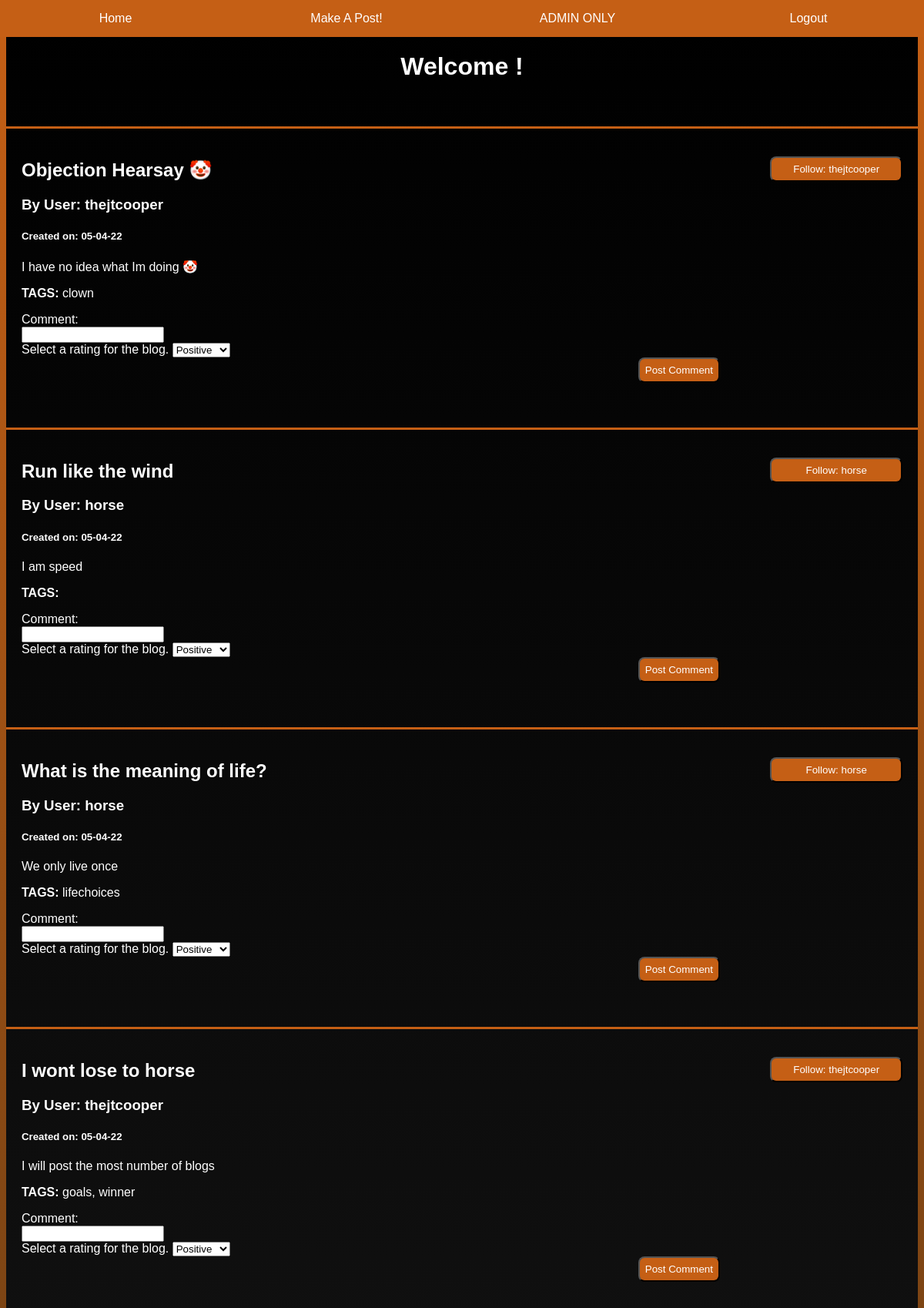
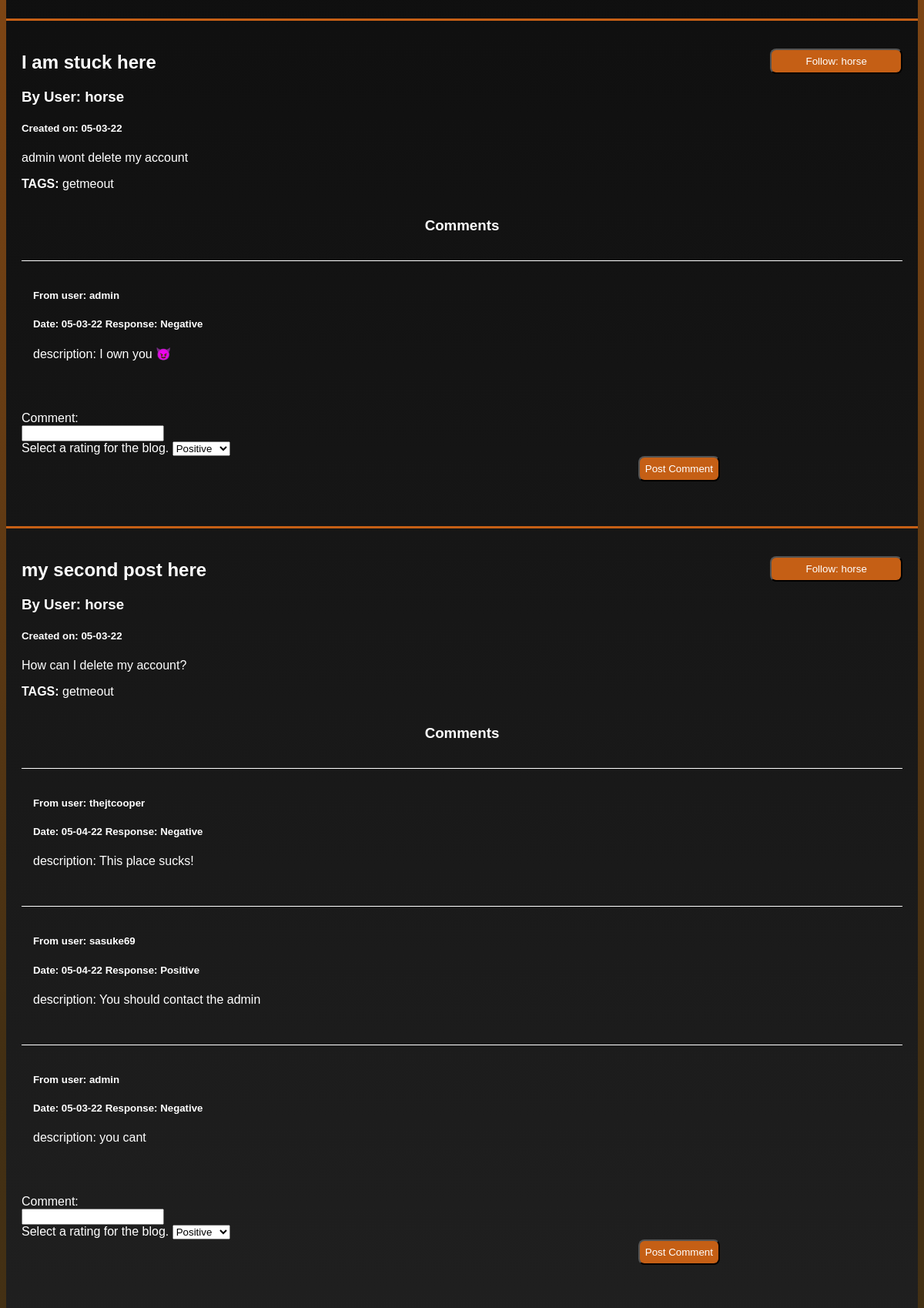
The page /loggedin.php (upper part) on the database its author committed (2 pictures, top to bottom).
### tables this page shows
CREATE TABLE `blog` (
  `blogID` int NOT NULL AUTO_INCREMENT,
  `username` varchar(45) NOT NULL,
  `subject` varchar(125) NOT NULL,
  `description` varchar(250) NOT NULL,
  `p_date` varchar(45) NOT NULL,
  PRIMARY KEY (`blogID`),
  UNIQUE KEY `blogID_UNIQUE` (`blogID`),
  KEY `username_idx` (`username`),
  CONSTRAINT `blog_username` FOREIGN KEY (`username`) REFERENCES `user` (`username`) ON DELETE CASCADE ON UPDATE CASCADE
);

CREATE TABLE `tag` (
  `tagID` int NOT NULL AUTO_INCREMENT,
  `tag` varchar(45) NOT NULL,
  PRIMARY KEY (`tagID`),
  UNIQUE KEY `tagID_UNIQUE` (`tagID`)
);

CREATE TABLE `comment` (
  `commentID` int NOT NULL AUTO_INCREMENT,
  `username` varchar(45) NOT NULL,
  `description` varchar(250) NOT NULL,
  `sentiment` varchar(45) NOT NULL,
  `c_date` varchar(45) NOT NULL,
  `blogID` int NOT NULL,
  PRIMARY KEY (`commentID`),
  UNIQUE KEY `commentID_UNIQUE` (`commentID`),
  KEY `user_username_idx` (`username`),
  KEY `comment_blogID_idx` (`blogID`),
  CONSTRAINT `comment_blogID` FOREIGN KEY (`blogID`) REFERENCES `blog` (`blogID`) ON DELETE CASCADE ON UPDATE CASCADE,
  CONSTRAINT `comment_username` FOREIGN KEY (`username`) REFERENCES `user` (`username`) ON DELETE CASCADE ON UPDATE CASCADE
);

### loggedin.php (the view, shortened to what this page needs)
<html>
    <head>
        <link rel = "stylesheet" type = "text/css" href = "style.css">
        <nav class="display">
            <a href="loggedin.php" class="navhead">Home</a>
            <a href="newPost.php" class="navhead">Make A Post!</a>
            <a href="functions.php" class="navhead">ADMIN ONLY</a>
            <a href="index.php" class="navhead">Logout</a>
        </nav>
    </head>
    <body>
    <h1 style="padding-top:60px;padding-bottom:0;"><center>Welcome <?php
        ?>! </center></h1>
    <?php
        $host = "127.0.0.1:3308";
        $user = "user";
        $password = "pass";
        $db_name = "comp440project";
        $con = mysqli_connect($host, $user, $password, $db_name);
        $sql="SELECT * FROM blog ORDER BY blogID DESC";
        $result = mysqli_query($con, $sql);
        echo "<br>";
        echo "<table border='1'>";
        while ($row = mysqli_fetch_assoc($result)) {
            $sqlTagBlog="SELECT tag FROM tag WHERE tagID in
            (SELECT tagID from tag_blog WHERE ".$row['blogID']." = blogID)";
            $tagresult=mysqli_query($con,$sqlTagBlog);
            $tagrownum=mysqli_num_rows($tagresult);
            $tagcounter=1;
            $sqlcomm="SELECT * FROM comment WHERE ".$row['blogID']."= blogID";
            $commresult=mysqli_query($con,$sqlcomm);
            if($commresult)
                $totalcom=mysqli_num_rows($commresult);
            else
                $totalcom=0;
           echo("<div class='card'>");
           echo("<form method='post'><input type='hidden'  name='usertofollow' value=".$row['username']."/><input type='submit'class= 'follow-button' name='Follow' value='Follow: ".$row['username']."'>
           </form><h2>".$row['subject']."</h2>
                <h3>By User: ".$row['username']."</h3>
                <h5>Created on: ".$row['p_date']."</h5>
                <p>".$row['description']."</p><p><b>TAGS: </b>");
            while($tagrow=mysqli_fetch_assoc($tagresult)){
                if($tagcounter!=$tagrownum)
                    echo($tagrow['tag'].", ");
                else
                    echo($tagrow['tag']);
                $tagcounter++;
            }
            if($totalcom>=1){
            echo("<h3 class='comment-header' style='text-align:center;'>Comments</h3>");
            while($comrow=mysqli_fetch_assoc($commresult)){
                echo("<div class='comment'><h5>From user: ".$comrow['username']."</h5>
                <h5>Date: ".$comrow['c_date']."     Response: ".$comrow['sentiment']."</h5>
                <p>description: ".$comrow['description']."</p>
                </div><br>");
            }
        }
           echo("</p><form action=comment.php method = 'POST'>
                    <label for='comment'>Comment:</label><br>
                    <input type='text'  name='comments' ><br>
                    <label for='Rating'>Select a rating for the blog. </label>
                        <select  name='rating'>
                            <option value='Positive'>Positive</option>
                            <option value='Negative'>Negative</option>
                        </select>
                        <input type='hidden'  name='blogId' value=".$row['blogID']."/>
                    <input type =  'submit' id = 'btn' name= 'create' value = 'Post Comment' />
                </form>");
            echo "</div><br>";
        }
    ?>
    </body>
</html>

### style.css (style rules this page uses)
html { background: linear-gradient(#C55F15,#422F13,#553F1D); margin: 0; padding:0; height:100%; background-attachment: fixed; box-sizing:border-box; font-family: Arial, Helvetica, sans-serif; }
* { box-sizing: border-box; }
p,h1,h2,h3,h4,h5 { font-family: Arial, Helvetica, sans-serif; color:#fff; }
.navhead { background: #C55F15; color: #FFF; text-decoration: none; }
label { color:#fff; }
body { background: linear-gradient(#000000,#393939); background-attachment: fixed; }
#btn { color: #fff; background: #C55F15; padding: 7px; margin-left: 70%; border-radius: 8px; }
.display { text-align: center; font-family: Arial, Helvetica, sans-serif; overflow: hidden; position: fixed; font-size: 0; top:0; left:0; width:100%; }
.display a { padding: 15px; display: inline-block; width: 25%; font-size: 16px; }
.card { border-top: 3px solid #C55F15; padding: 20px; margin-top: 20px; }
.Comment-header { padding:15px; }
.comment { font-family: Arial, Helvetica, sans-serif; border-top: 1px solid #fff; padding: 15px; }
table, th, td { border:1px solid #C55F15; color: #fff; }
.follow-button { float: right; color: #fff; background: #C55F15; padding: 7px; width:15%; border-radius: 8px; }

### rows shown on the page
blog: Follow "Follow: thejtcooper", subject "Objection Hearsay 🤡", username "thejtcooper", p_date "05-04-22", description "I have no idea what Im doing 🤡"
tag: tag "clown"
blog: Follow "Follow: horse", subject "Run like the wind", username "horse", p_date "05-04-22", description "I am speed"
blog: Follow "Follow: horse", subject "What is the meaning of life?", username "horse", p_date "05-04-22", description "We only live once"
tag: tag "lifechoices"
blog: Follow "Follow: thejtcooper", subject "I wont lose to horse", username "thejtcooper", p_date "05-04-22", description "I will post the most number of blogs"
tag: tag "goals"
tag: tag "winner"
blog: Follow "Follow: horse", subject "I am stuck here", username "horse", p_date "05-03-22", description "admin wont delete my account"
tag: tag "getmeout"
comment: username "admin", c_date "05-03-22", sentiment "Negative", description "I own you 😈"
blog: Follow "Follow: horse", subject "my second post here", username "horse", p_date "05-03-22", description "How can I delete my account?"
comment: username "thejtcooper", c_date "05-04-22", sentiment "Negative", description "This place sucks!"
comment: username "sasuke69", c_date "05-04-22", sentiment "Positive", description "You should contact the admin"
comment: username "admin", c_date "05-03-22", sentiment "Negative", description "you cant"
